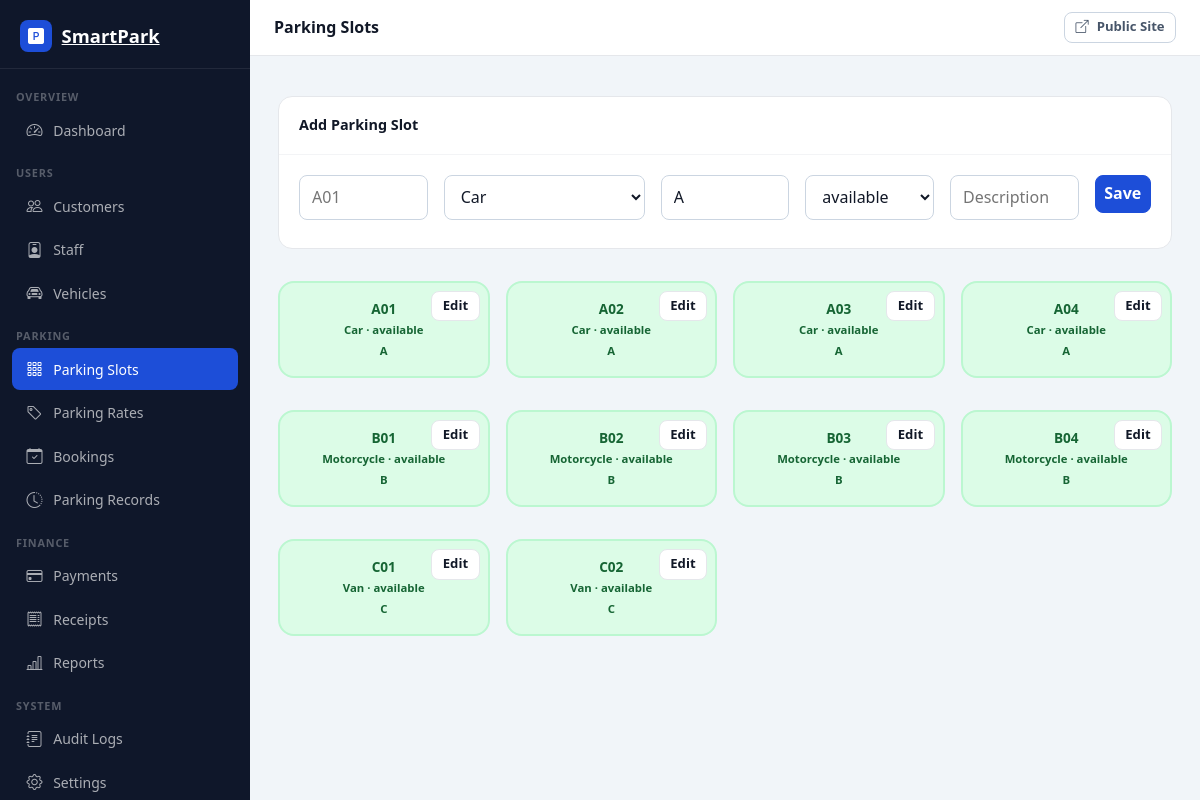
Page /admin/parking_slots.php (signed in) on the committed database.
### tables this page shows
CREATE TABLE parking_slots (
 id INT UNSIGNED AUTO_INCREMENT PRIMARY KEY,
 slot_number VARCHAR(30) NOT NULL UNIQUE,
 vehicle_type ENUM('Motorcycle','Scooter','Car','Van','Bus','Truck','Other') NOT NULL,
 zone VARCHAR(50) NOT NULL DEFAULT 'A',
 status ENUM('available','reserved','occupied','maintenance','inactive') NOT NULL DEFAULT 'available',
 description VARCHAR(255) NULL,
 created_at TIMESTAMP DEFAULT CURRENT_TIMESTAMP,
 updated_at TIMESTAMP DEFAULT CURRENT_TIMESTAMP ON UPDATE CURRENT_TIMESTAMP,
 INDEX idx_slot_status(status)
);

### includes/functions.php (called while the page is built, shortened)
<?php
function e(?string $value): string
{
    return htmlspecialchars($value ?? '', ENT_QUOTES, 'UTF-8');
}

### admin/parking_slots.php (the view, shortened to what this page needs)
<?php
require_once __DIR__ . '/../config/database.php';
$types = ['Motorcycle', 'Scooter', 'Car', 'Van', 'Bus', 'Truck', 'Other'];
$statuses = ['available', 'reserved', 'occupied', 'maintenance', 'inactive'];
$edit = null;
$rows = $pdo->query("SELECT * FROM parking_slots ORDER BY zone,slot_number")->fetchAll();
require __DIR__ . '/../includes/panel_layout.php'; ?>
<div class="panel-card mb-4">
    <div class="panel-card-header">
        <h6><?= $edit ? 'Edit Slot' : 'Add Parking Slot' ?></h6><?php if ($edit): ?><a
                href="<?= BASE_URL ?>admin/parking_slots.php"
                class="btn btn-sm btn-outline-secondary">Cancel</a><?php endif; ?>
    </div>
    <div class="panel-card-body">
        <form method="post"><input type="hidden" name="csrf_token" value="<?= e(csrfToken()) ?>"><input type="hidden"
            <div class="row g-2">
                <div class="col-md-2"><input name="slot_number" class="form-control" placeholder="A01"
                        value="<?= e($edit['slot_number'] ?? '') ?>" required></div>
                <div class="col-md-3"><select name="vehicle_type" class="form-select"><?php foreach ($types as $x): ?>
                            <option <?= $x === ($edit['vehicle_type'] ?? 'Car') ? 'selected' : '' ?>><?= $x ?></option>
                        <?php endforeach; ?>
                    </select></div>
                <div class="col-md-2"><input name="zone" class="form-control" placeholder="Zone"
                        value="<?= e($edit['zone'] ?? 'A') ?>" required></div>
                <div class="col-md-2"><select name="status" class="form-select"><?php foreach ($statuses as $x): ?>
                            <option <?= $x === ($edit['status'] ?? 'available') ? 'selected' : '' ?>><?= $x ?></option>
                        <?php endforeach; ?>
                    </select></div>
                <div class="col-md-2"><input name="description" class="form-control" placeholder="Description"
                        value="<?= e($edit['description'] ?? '') ?>"></div>
                <div class="col-md-1"><button class="btn btn-primary w-100">Save</button></div>
            </div>
        </form>
    </div>
</div>
<div class="row g-3"><?php foreach ($rows as $r): ?>
        <div class="col-6 col-md-4 col-xl-3">
            <div class="slot slot-<?= e($r['status']) ?> position-relative"><a
                    href="<?= BASE_URL ?>admin/parking_slots.php?edit=<?= $r['id'] ?>"
                    class="position-absolute top-0 end-0 m-2 btn btn-sm btn-light">Edit</a><?= e($r['slot_number']) ?><br><small><?= e($r['vehicle_type']) ?>
                    · <?= e($r['status']) ?></small><br><small><?= e($r['zone']) ?></small></div>
        </div><?php endforeach; ?>
</div>
<?php require __DIR__ . '/../includes/panel_footer.php'; ?>

### assets/css/style.css (style rules this page uses)
:root { --sp-primary: #1d4ed8; --sp-primary-dark: #1e3a8a; --sp-accent: #f59e0b; --sp-bg: #f6f8fb; --sp-surface: #ffffff; --sp-text: #111827; --sp-muted: #6b7280; --sp-border: #e5e7eb; --sp-radius-sm: 8px; --sp-radius: 16px; --sp-radius-lg: 24px; --sp-shadow-sm: 0 1px 3px rgba(0, 0, 0, 0.08); --sp-shadow: 0 4px 16px rgba(0, 0, 0, 0.1); --sp-shadow-lg: 0 15px 40px rgba(0, 0, 0, 0.14); --sp-transition: 0.2s ease; }
body { background: var(--sp-bg); color: var(--sp-text); font-family: "Segoe UI", system-ui, -apple-system, sans-serif; }
a { color: var(--sp-primary); text-decoration: none; }
.slot { border-radius: var(--sp-radius); padding: 1rem; text-align: center; font-weight: 700; font-size: 0.85rem; border: 2px solid transparent; transition: transform var(--sp-transition), box-shadow var(--sp-transition); }
.slot-available { background: #dcfce7; color: #166534; border-color: #bbf7d0; }
.btn-primary { background: var(--sp-primary); border-color: var(--sp-primary); }
* { box-sizing: border-box; }
html { scroll-behavior: smooth; }
body { margin: 0; }
button, input, select, textarea { font: inherit; }
button { cursor: pointer; }
.row { display: flex; flex-wrap: wrap; margin-inline: -0.5rem; }
.row > * { padding-inline: 0.5rem; }
.g-2 { row-gap: 0.5rem; }
.g-3 { row-gap: 1rem; }
.col-6 { width: 50%; }
.col-md-3, .col-md-4, .col-md-6, .col-md-8 { width: 100%; }
@media (min-width: 768px) { .col-md-3 { width: 25%; } }
@media (min-width: 768px) { .col-md-4 { width: 33.333%; } }
.mb-4 { margin-bottom: 1.5rem; }
.w-100 { width: 100% !important; }
.btn { display: inline-flex; align-items: center; justify-content: center; gap: 0.25rem; border: 1px solid transparent; border-radius: 8px; padding: 0.55rem 0.9rem; font-weight: 600; line-height: 1.2; text-decoration: none; transition: 0.2s ease; white-space: nowrap; }
.btn-sm { padding: 0.4rem 0.65rem; font-size: 0.82rem; }
.btn-primary { background: var(--sp-primary); color: #fff; border-color: var(--sp-primary); }
.btn-light { color: #111827; background: #fff; border-color: #e5e7eb; }
.form-control, .form-select { display: block; width: 100%; min-height: 42px; padding: 0.6rem 0.75rem; border: 1px solid #cbd5e1; border-radius: 8px; background: #fff; color: #111827; outline: none; transition: border-color 0.2s, box-shadow 0.2s; }
:root { --sp-container: 1140px; --sp-gutter: 1rem; --sp-control-height: 42px; }
body { line-height: 1.5; overflow-x: hidden; }
.row { display: flex; flex-wrap: wrap; margin-left: -0.5rem; margin-right: -0.5rem; margin-top: -0.5rem; }
.row > * { padding-left: 0.5rem; padding-right: 0.5rem; padding-top: 0.5rem; padding-bottom: 0.5rem; }
.col-md-1 { width: 100%; }
.col-md-2 { width: 100%; }
.col-xl-3 { width: 100%; }
@media (min-width: 768px) { .col-md-1 { width: 8.333333%; } }
@media (min-width: 768px) { .col-md-2 { width: 16.666667%; } }
@media (min-width: 1200px) { .col-xl-3 { width: 25%; } }
.m-2 { margin: 0.5rem !important; }
.mb-4 { margin-bottom: 1.5rem !important; }
.position-relative { position: relative !important; }
.position-absolute { position: absolute !important; }
.top-0 { top: 0 !important; }
.end-0 { right: 0 !important; }
.panel-card, .stat-card, .form-section { min-width: 0; }

### assets/css/panel.css (style rules this page uses)
body.panel-body { background: #f1f5f9; display: flex; flex-direction: column; min-height: 100vh; }
.panel-card { background: #fff; border: 1px solid #e5e7eb; border-radius: 14px; overflow: hidden; }
.panel-card-header { padding: 1rem 1.25rem; border-bottom: 1px solid #f3f4f6; display: flex; align-items: center; justify-content: space-between; gap: 0.5rem; }
.panel-card-header h6 { font-weight: 700; font-size: 0.9rem; margin: 0; color: #111827; }
.panel-card-body { padding: 1.25rem; }
.panel-main > * + * { margin-top: 1.5rem; }
.panel-card-header { min-height: 58px; }

### rows in the picture
parking_slots: slot_number "A01", vehicle_type "Car", status "available", zone "A"
parking_slots: slot_number "A02", vehicle_type "Car", status "available", zone "A"
parking_slots: slot_number "A03", vehicle_type "Car", status "available", zone "A"
parking_slots: slot_number "A04", vehicle_type "Car", status "available", zone "A"
parking_slots: slot_number "B01", vehicle_type "Motorcycle", status "available", zone "B"
parking_slots: slot_number "B02", vehicle_type "Motorcycle", status "available", zone "B"
parking_slots: slot_number "B03", vehicle_type "Motorcycle", status "available", zone "B"
parking_slots: slot_number "B04", vehicle_type "Motorcycle", status "available", zone "B"
parking_slots: slot_number "C01", vehicle_type "Van", status "available", zone "C"
parking_slots: slot_number "C02", vehicle_type "Van", status "available", zone "C"

### other values in the picture
$item['section'] "OVERVIEW"
$item['label'] "Dashboard"
$item['section'] "USERS"
$item['label'] "Customers"
$item['label'] "Staff"
$item['label'] "Vehicles"
$item['section'] "PARKING"
$item['label'] "Parking Slots"
$item['label'] "Parking Rates"
$item['label'] "Bookings"
$item['label'] "Parking Records"
$item['section'] "FINANCE"
$item['label'] "Payments"
$item['label'] "Receipts"
$item['label'] "Reports"
